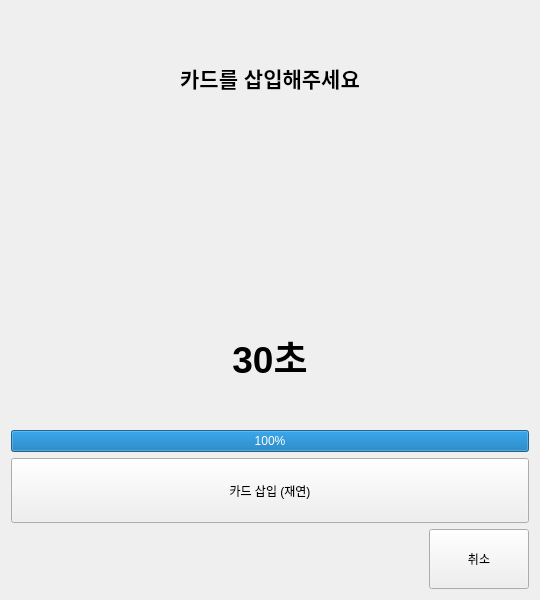
<?xml version="1.0" encoding="UTF-8"?>
<ui version="4.0">
 <class>PayProcessView</class>
 <widget class="QWidget" name="PayProcessView">
  <property name="geometry">
   <rect><x>0</x><y>0</y><width>540</width><height>600</height></rect>
  </property>
  <property name="minimumSize"><size><width>540</width><height>600</height></size></property>
  <property name="maximumSize"><size><width>540</width><height>600</height></size></property>
  <layout class="QVBoxLayout" name="verticalLayout">
   <!-- 카드사 이름 + 안내 문구 -->
   <item>
    <widget class="QLabel" name="label_card_name">
     <property name="text"><string>카드를 삽입해주세요</string></property>
     <property name="font"><font><pointsize>16</pointsize><bold>true</bold></font></property>
     <property name="alignment"><set>Qt::AlignmentFlag::AlignCenter</set></property>
    </widget>
   </item>
   <!-- 상태 메시지 (카드 인식 중 / 실패 / 취소) -->
   <item>
    <widget class="QLabel" name="label_status">
     <property name="text"><string></string></property>
     <property name="font"><font><pointsize>13</pointsize></font></property>
     <property name="alignment"><set>Qt::AlignmentFlag::AlignCenter</set></property>
    </widget>
   </item>
   <!-- 카운트다운 숫자 -->
   <item>
    <widget class="QLabel" name="label_countdown">
     <property name="text"><string>30초</string></property>
     <property name="font"><font><pointsize>28</pointsize><bold>true</bold></font></property>
     <property name="alignment"><set>Qt::AlignmentFlag::AlignCenter</set></property>
    </widget>
   </item>
   <!-- 프로그레스바 -->
   <item>
    <widget class="QProgressBar" name="progressBar">
     <property name="maximum"><number>30</number></property>
     <property name="value"><number>30</number></property>
    </widget>
   </item>
   <!-- 카드 삽입 버튼 (실제 카드 삽입 재연용) -->
   <item>
    <widget class="QPushButton" name="btn_insert_card">
     <property name="text"><string>카드 삽입 (재연)</string></property>
     <property name="minimumSize"><size><width>200</width><height>65</height></size></property>
    </widget>
   </item>
   <!-- 취소 버튼 -->
   <item>
    <layout class="QHBoxLayout">
     <item>
      <spacer><property name="orientation"><enum>Qt::Orientation::Horizontal</enum></property><property name="sizeHint" stdset="0"><size><width>40</width><height>20</height></size></property></spacer>
     </item>
     <item>
      <widget class="QPushButton" name="btn_cancel">
       <property name="text"><string>취소</string></property>
       <property name="minimumSize"><size><width>100</width><height>60</height></size></property>
      </widget>
     </item>
    </layout>
   </item>
  </layout>
 </widget>
 <resources/>
 <connections/>
</ui>
